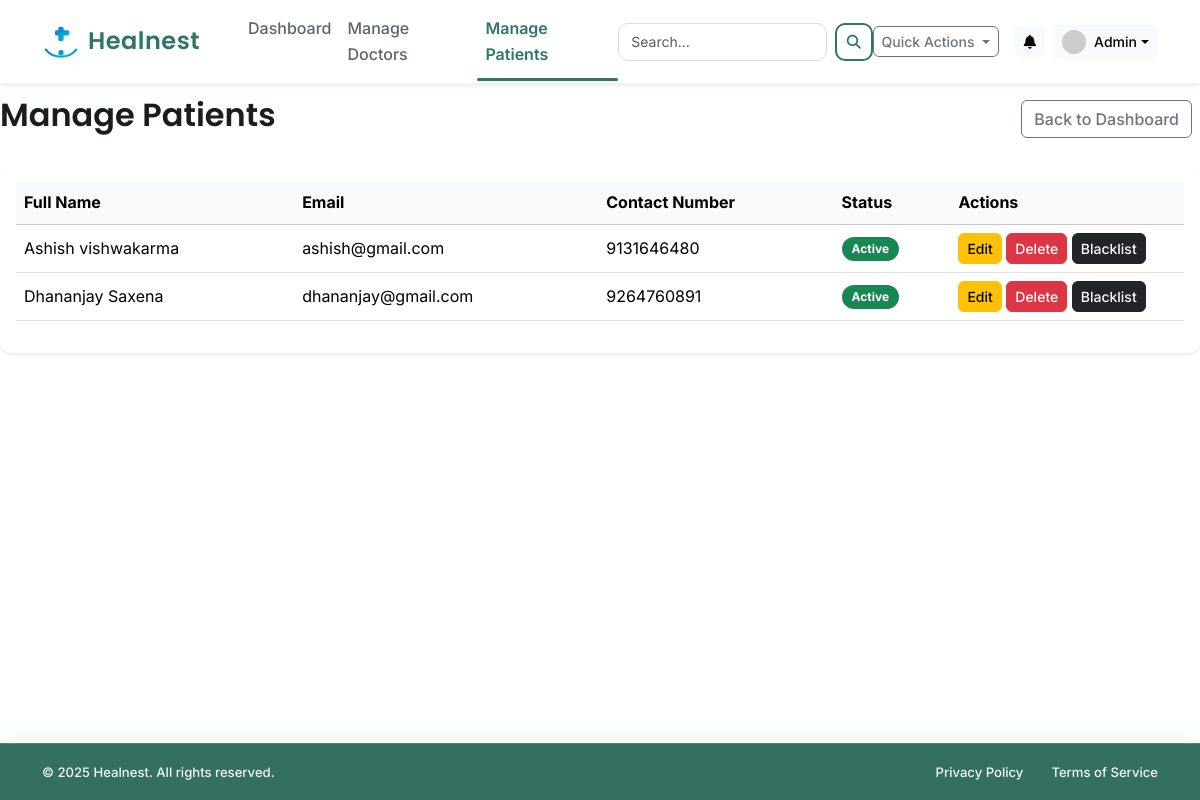
The page /admin/patients (signed in) on the database as committed earlier.
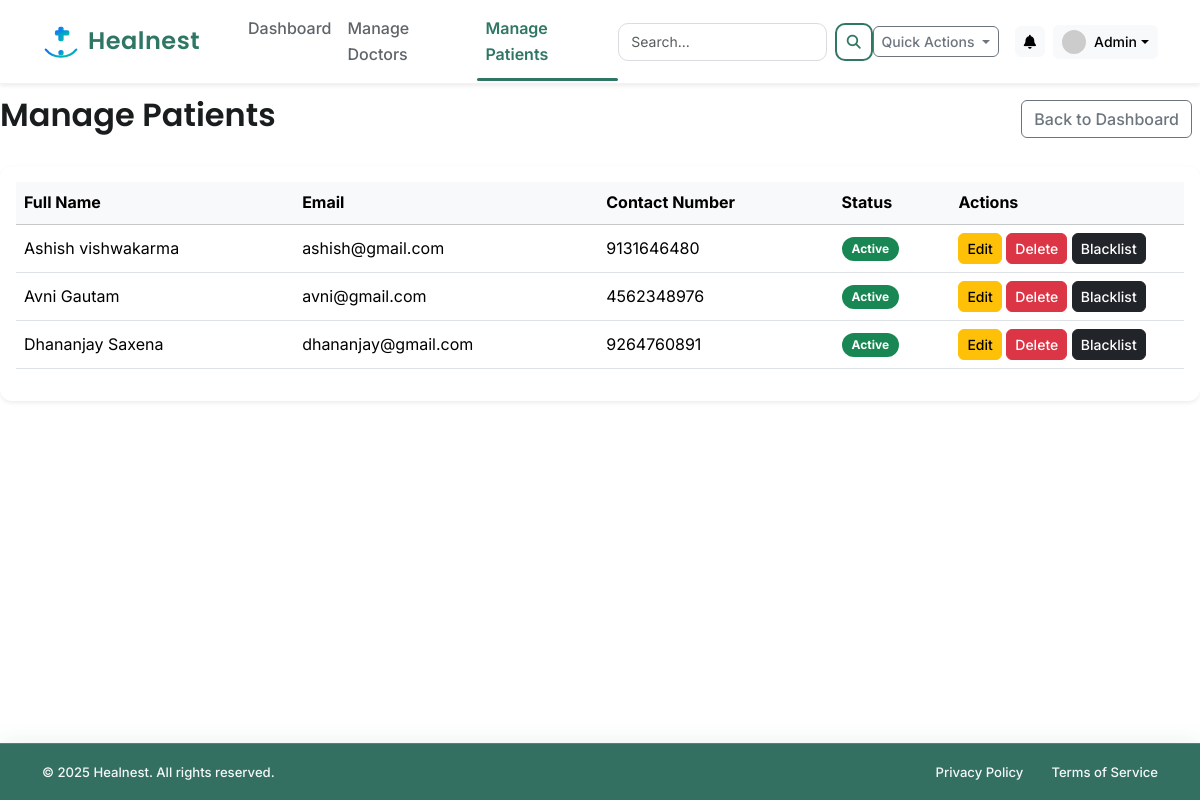
The same page on the database as committed later.
### app/models.py (models this page shows, shortened)
class User(db.Model, UserMixin):
    __tablename__ = 'user'
    id = db.Column(db.Integer, primary_key=True)
    email = db.Column(db.String(120), unique=True, nullable=False)
    password_hash = db.Column(db.String(128), nullable=False)
    role = db.Column(db.String(10), nullable=False)  # 'admin', 'doctor', 'patient'
    created_at = db.Column(db.DateTime, default=datetime.utcnow)
    is_active = db.Column(db.Boolean, nullable=False, default=True)
    doctor_profile = db.relationship('DoctorProfile', backref='user', uselist=False, cascade="all, delete-orphan")
    patient_profile = db.relationship('PatientProfile', backref='user', uselist=False, cascade="all, delete-orphan")
    appointments_as_patient = db.relationship('Appointment', foreign_keys='Appointment.patient_id', backref='patient', lazy=True, cascade="all, delete-orphan")
    appointments_as_doctor = db.relationship('Appointment', foreign_keys='Appointment.doctor_id', backref='doctor', lazy=True, cascade="all, delete-orphan")
    availabilities = db.relationship('Availability', backref='doctor', lazy=True, cascade="all, delete-orphan")
    notifications = db.relationship('Notification', backref='user', lazy=True, cascade="all, delete-orphan")
    reviews_given = db.relationship('DoctorReview', foreign_keys='DoctorReview.patient_id', backref='patient', lazy=True)
    reviews_received = db.relationship('DoctorReview', foreign_keys='DoctorReview.doctor_id', backref='doctor', lazy=True)
    @property
    def password(self):
        raise AttributeError('password is not a readable attribute')

class PatientProfile(db.Model):
    __tablename__ = 'patient_profile'
    id = db.Column(db.Integer, primary_key=True)
    user_id = db.Column(db.Integer, db.ForeignKey('user.id'), nullable=False, unique=True)
    full_name = db.Column(db.String(100), nullable=False)
    date_of_birth = db.Column(db.Date)
    gender = db.Column(db.String(10))
    contact_number = db.Column(db.String(20))
    blood_group = db.Column(db.String(5))
    allergies = db.Column(db.Text)
    documents = db.relationship('MedicalDocument', backref='patient', lazy=True)

### app/routes/admin_routes.py (the view)
@admin_bp.route('/patients')
@login_required
def manage_patients():
    if current_user.role != 'admin':
        flash('You are not authorized to access this page.', 'danger')
        return redirect(url_for('main.home'))
    patients = User.query.filter_by(role='patient').join(PatientProfile).order_by(PatientProfile.full_name).all()
    return render_template('admin/manage_patients.html', title='Manage Patients', patients=patients)

### app/__init__.py (called while the page is built)
@app.context_processor
def inject_notifications():
    if current_user.is_authenticated:
        unread_notifications = Notification.query.filter_by(user_id=current_user.id, is_read=False).order_by(Notification.created_at.desc()).limit(5).all()
        notification_count = Notification.query.filter_by(user_id=current_user.id, is_read=False).count()
        return dict(unread_notifications=unread_notifications, notification_count=notification_count)
    return dict(unread_notifications=[], notification_count=0)

@app.context_processor
def inject_notifications():
    if current_user.is_authenticated:
        unread_notifications = Notification.query.filter_by(user_id=current_user.id, is_read=False).order_by(Notification.created_at.desc()).limit(5).all()
        notification_count = Notification.query.filter_by(user_id=current_user.id, is_read=False).count()
        return dict(unread_notifications=unread_notifications, notification_count=notification_count)
    return dict(unread_notifications=[], notification_count=0)

### app/models.py (called while the page is built)
@login_manager.user_loader
def load_user(user_id):
    return User.query.get(int(user_id))

### app/templates/admin/manage_patients.html
{% extends "layout.html" %}
{% block content %}
    <div class="d-flex justify-content-between align-items-center mb-4">
        <h2 >Manage Patients</h2>
        <a href="{{ url_for('admin.dashboard') }}" class="btn btn-outline-secondary me-2">Back to Dashboard</a>
    </div>
    <div class="card shadow-sm">
        <div class="card-body">
            <div class="table-responsive">
                <table class="table table-hover align-middle">
                    <thead class="table-light">
                        <tr>
                            <th>Full Name</th>
                            <th>Email</th>
                            <th>Contact Number</th>
                            <th style="width: 10%;">Status</th>
                            <th style="width: 20%;">Actions</th>
                        </tr>
                    </thead>
                    <tbody>
                        {% for patient in patients %}
                        <tr>
                            <td>{{ patient.patient_profile.full_name }}</td>
                            <td>{{ patient.email }}</td>
                            <td>{{ patient.patient_profile.contact_number or 'N/A' }}</td>
                            <td>
                                {% if patient.is_active %}
                                    <span class="badge bg-success">Active</span>
                                {% else %}
                                    <span class="badge bg-dark">Blacklisted</span>
                                {% endif %}
                            </td>
                            <td>
                                <a href="{{ url_for('admin.edit_patient', user_id=patient.id) }}" class="btn btn-sm btn-warning">Edit</a>
                                <form action="{{ url_for('admin.delete_patient', user_id=patient.id) }}" method="POST" class="d-inline" onsubmit="return confirm('DELETE: Are you sure you want to PERMANENTLY DELETE this patient?');">
                                    <button type="submit" class="btn btn-sm btn-danger">Delete</button>
                                </form>
                                {% if patient.is_active %}
                                    <form action="{{ url_for('admin.blacklist_user', user_id=patient.id) }}" method="POST" class="d-inline" onsubmit="return confirm('BLACKLIST: Are you sure you want to blacklist this patient?');">
                                        <button type="submit" class="btn btn-sm btn-dark">Blacklist</button>
                                    </form>
                                {% else %}
                                    <form action="{{ url_for('admin.activate_user', user_id=patient.id) }}" method="POST" class="d-inline">
                                        <button type="submit" class="btn btn-sm btn-success">Activate</button>
                                    </form>
                                {% endif %}
                            </td>
                        </tr>
                        {% else %}
                        <tr>
                            <td colspan="5" class="text-center text-muted">No patients found.</td>
                        </tr>
                        {% endfor %}
                    </tbody>
                </table>
            </div>
        </div>
    </div>
{% endblock content %}

Rows that differ between the two databases and show on the page:
added User: patient_profile.full_name "Avni Gautam", email "avni@gmail.com", patient_profile "4562348976", is_active "Active"
